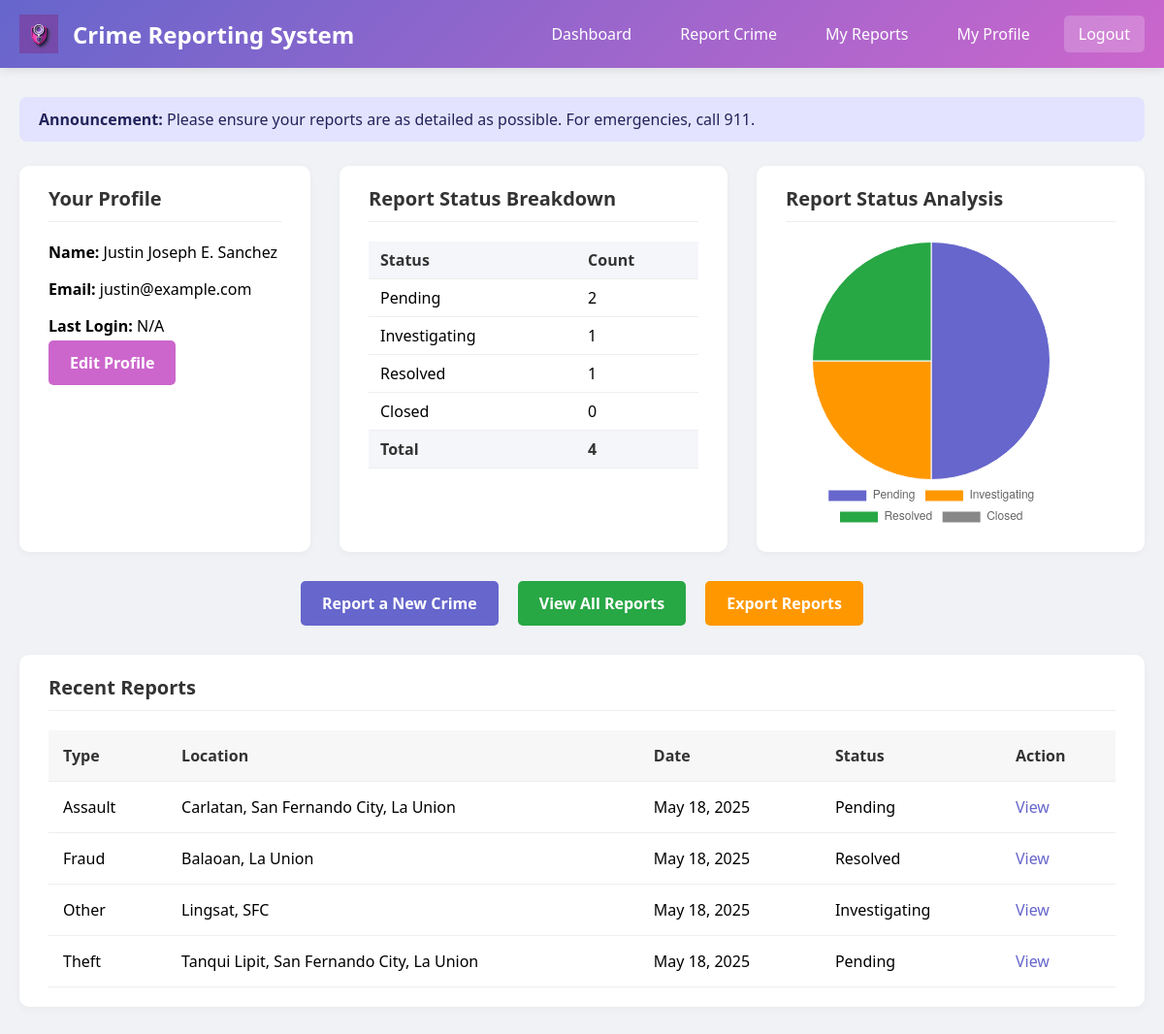
The app's page /dashboard.php (signed in) with its own data.
### tables this page shows
CREATE TABLE `users` (
  `id` int(11) NOT NULL AUTO_INCREMENT,
  `name` varchar(100) NOT NULL,
  `username` varchar(50) NOT NULL,
  `password` varchar(255) NOT NULL,
  `last_login` datetime DEFAULT NULL,
  `created_at` timestamp NULL DEFAULT current_timestamp(),
  PRIMARY KEY (`id`),
  UNIQUE KEY `username` (`username`)
);

CREATE TABLE `crime_reports` (
  `id` int(11) NOT NULL AUTO_INCREMENT,
  `user_id` int(11) NOT NULL,
  `type` varchar(50) NOT NULL,
  `location` varchar(255) NOT NULL,
  `incident_date` date NOT NULL,
  `incident_time` time DEFAULT NULL,
  `description` text NOT NULL,
  `witnesses` text DEFAULT NULL,
  `evidence_description` text DEFAULT NULL,
  `evidence_file_path` varchar(255) DEFAULT NULL,
  `status` enum('pending','investigating','resolved','closed') NOT NULL DEFAULT 'pending',
  `officer_assigned` int(11) DEFAULT NULL,
  `officer_notes` text DEFAULT NULL,
  `created_at` timestamp NULL DEFAULT current_timestamp(),
  `updated_at` timestamp NULL DEFAULT current_timestamp() ON UPDATE current_timestamp(),
  PRIMARY KEY (`id`),
  KEY `idx_crime_reports_user_id` (`user_id`),
  KEY `idx_crime_reports_status` (`status`),
  KEY `idx_crime_reports_date` (`incident_date`)
);

### dashboard.php (the view, shortened to what this page needs)
<?php
$host = 'localhost';
$user = 'root';
$pass = 'mary';
$dbname = 'crime3';
$conn = new mysqli($host, $user, $pass, $dbname);
$userId = $_SESSION['user_id'];
$userName = '';
$userEmail = '';
$lastLogin = '';
$stmt = $conn->prepare("SELECT name, username, last_login FROM users WHERE id = ?");
$stmt->bind_param("i", $userId);
$stmt->execute();
$stmt->bind_result($userName, $userEmail, $lastLogin);
$statusCounts = [
    'pending' => 0,
    'investigating' => 0,
    'resolved' => 0,
    'closed' => 0
];
$sqlStatus = "SELECT status, COUNT(*) as count FROM crime_reports WHERE user_id = ? GROUP BY status";
$stmt = $conn->prepare($sqlStatus);
$stmt->bind_param("i", $userId);
$stmt->execute();
$result = $stmt->get_result();
while ($row = $result->fetch_assoc()) {
    $statusCounts[$row['status']] = $row['count'];
}
$recentReports = [];
$sqlRecent = "SELECT id, type, location, status, created_at FROM crime_reports WHERE user_id = ? ORDER BY created_at DESC LIMIT 5";
$stmt = $conn->prepare($sqlRecent);
$stmt->bind_param("i", $userId);
$stmt->execute();
$result = $stmt->get_result();
while ($row = $result->fetch_object()) {
    $recentReports[] = $row;
}
$totalReports = array_sum($statusCounts);
?>
<!DOCTYPE html>
<html lang="en">
<head>
    <link rel="stylesheet" href="dashboard.css">
</head>
<body>
<div class="header">
    <div class="header-content">
        <div class="logo">
            <img src="crime-report-logo.png" alt="Crime Report Logo">
            <span class="site-title">Crime Reporting System</span>
        </div>
        <div class="nav-links">
            <a href="dashboard.php" class="active">Dashboard</a>
            <a href="report-crime.php">Report Crime</a>
            <a href="my-reports.php">My Reports</a>
            <a href="profile.php">My Profile</a>
            <a href="logout.php" class="logout-btn">Logout</a>
        </div>
    </div>
</div>
<div class="container">
    <div class="announcement">
        <strong>Announcement:</strong> Please ensure your reports are as detailed as possible. For emergencies, call 911.
    </div>
    <div class="dashboard-flex">
        <div class="profile-summary">
            <h3>Your Profile</h3>
            <p><strong>Name:</strong> <?php echo htmlspecialchars($userName); ?></p>
            <p><strong>Email:</strong> <?php echo htmlspecialchars($userEmail); ?></p>
            <p><strong>Last Login:</strong> <?php echo $lastLogin ? htmlspecialchars(date('M d, Y H:i', strtotime($lastLogin))) : 'N/A'; ?></p>
            <a href="profile.php" class="quick-link-btn" style="background:#cc66cc;">Edit Profile</a>
        </div>
        <div class="status-breakdown">
            <h3>Report Status Breakdown</h3>
            <table class="status-table">
                <tr>
                    <th>Status</th>
                    <th>Count</th>
                </tr>
                <tr>
                    <td>Pending</td>
                    <td><?php echo $statusCounts['pending']; ?></td>
                </tr>
                <tr>
                    <td>Investigating</td>
                    <td><?php echo $statusCounts['investigating']; ?></td>
                </tr>
                <tr>
                    <td>Resolved</td>
                    <td><?php echo $statusCounts['resolved']; ?></td>
                </tr>
                <tr>
                    <td>Closed</td>
                    <td><?php echo $statusCounts['closed']; ?></td>
                </tr>
                <tr>
                    <th>Total</th>
                    <th><?php echo $totalReports; ?></th>
                </tr>
            </table>
        </div>
        <div class="analysis-chart" style="background:#fff; border-radius:10px; box-shadow:0 2px 8px rgba(0,0,0,0.04); padding:20px 30px; flex:1; min-width:250px; max-width:400px;">
            <h3>Report Status Analysis</h3>
            <canvas id="statusPieChart" width="300" height="300"></canvas>
        </div>
    </div>
    <div class="quick-links" style="display: flex; gap: 20px; flex-wrap: wrap; justify-content: center; margin: 30px 0;">
        <a href="report-crime.php" class="quick-link-btn">Report a New Crime</a>
        <a href="my-reports.php" class="quick-link-btn" style="background:#28a745;">View All Reports</a>
        <a href="export-reports.php" class="quick-link-btn" style="background:#ff9800;">Export Reports</a>
    </div>
    <div class="activity-feed">
        <h3>Recent Reports</h3>
        <?php if (count($recentReports) > 0): ?>
            <table>
                <thead>
                    <tr>
                        <th>Type</th>
                        <th>Location</th>
                        <th>Date</th>
                        <th>Status</th>
                        <th>Action</th>
                    </tr>
                </thead>
                <tbody>
                <?php foreach ($recentReports as $report): ?>
                    <tr>
                        <td><?php echo htmlspecialchars($report->type); ?></td>
                        <td><?php echo htmlspecialchars($report->location); ?></td>
                        <td><?php echo date('M d, Y', strtotime($report->created_at)); ?></td>
                        <td><?php echo ucfirst($report->status); ?></td>
                        <td><a href="view-report.php?id=<?php echo $report->id; ?>" class="view-link">View</a></td>
                    </tr>
                <?php endforeach; ?>
                </tbody>
            </table>
        <?php else: ?>
            <div class="no-reports">No recent reports. <a href="report-crime.php" class="view-link">Submit your first report</a>.</div>
        <?php endif; ?>
    </div>
</div>
<script>
const ctx = document.getElementById('statusPieChart').getContext('2d');
const data = {
    labels: ['Pending', 'Investigating', 'Resolved', 'Closed'],
    datasets: [{
        data: [
            <?php echo $statusCounts['pending']; ?>,
            <?php echo $statusCounts['investigating']; ?>,
            <?php echo $statusCounts['resolved']; ?>,
            <?php echo $statusCounts['closed']; ?>
        ],
        backgroundColor: [
            '#6666cc',
            '#ff9800',
            '#28a745',
            '#888'
        ],
        borderWidth: 1
    }]
};
const config = {
    type: 'pie',
    data: data,
    options: {
        responsive: false,
        plugins: {
            legend: {
                position: 'bottom'
            }
        }
    }
};
new Chart(ctx, config);
</script>
</body>
</html>

### dashboard.css (style rules this page uses)
* { box-sizing: border-box; }
body { font-family: 'Segoe UI', sans-serif; margin: 0; padding: 0; background-color: #f0f2f5; }
.header { background: linear-gradient(135deg, #6666cc, #cc66cc); color: white; padding: 15px 0; box-shadow: 0 2px 10px rgba(0,0,0,0.1); }
.header-content { display: flex; justify-content: space-between; align-items: center; max-width: 1200px; margin: 0 auto; padding: 0 20px; }
.site-title { font-size: 24px; font-weight: 700; }
.nav-links { display: flex; gap: 20px; }
.nav-links a { color: white; text-decoration: none; padding: 8px 15px; border-radius: 5px; transition: background-color 0.3s; }
.logout-btn { background-color: rgba(255, 255, 255, 0.2); }
.container { max-width: 1200px; margin: 30px auto; padding: 0 20px; }
h3 { color: #333; font-size: 20px; margin-top: 0; margin-bottom: 20px; padding-bottom: 10px; border-bottom: 1px solid #eee; }
table { width: 100%; border-collapse: collapse; }
th, td { padding: 15px; text-align: left; border-bottom: 1px solid #eee; }
th { background-color: #f7f7f7; color: #333; font-weight: 600; }
.view-link { color: #6666cc; text-decoration: none; font-weight: 500; }
.quick-link-btn, .btn, .btn-primary, .btn-secondary { transition: transform 0.18s cubic-bezier(.4,2,.6,1), box-shadow 0.18s; }

### dashboard.php (style rules this page uses)
.dashboard-flex { display: flex; gap: 30px; flex-wrap: wrap; }
.profile-summary { background: #fff; border-radius: 10px; box-shadow: 0 2px 8px rgba(0,0,0,0.04); padding: 20px 30px; min-width: 250px; max-width: 300px; flex: 1; }
.profile-summary h3 { margin-top: 0; }
.status-breakdown { background: #fff; border-radius: 10px; box-shadow: 0 2px 8px rgba(0,0,0,0.04); padding: 20px 30px; min-width: 250px; max-width: 400px; flex: 2; }
.status-table { width: 100%; border-collapse: collapse; }
.status-table th, .status-table td { padding: 8px 12px; }
.status-table th { background: #f4f6fa; }
.activity-feed { background: #fff; border-radius: 10px; box-shadow: 0 2px 8px rgba(0,0,0,0.04); padding: 20px 30px; margin-top: 30px; }
.quick-links { margin: 30px 0; display: flex; gap: 20px; flex-wrap: wrap; justify-content: center; }
.quick-link-btn { background: #6666cc; color: #fff; padding: 12px 22px; border-radius: 5px; text-decoration: none; font-weight: 600; transition: background 0.2s; }
.announcement { background: #e3e3ff; color: #23235b; border-radius: 8px; padding: 12px 20px; margin-bottom: 25px; font-weight: 500; }
.logo { display: flex; align-items: center; gap: 15px; }
.logo img { height: 40px; width: auto; max-width: 150px; }
.analysis-chart { margin-top: 0; margin-bottom: 0; }
.container, .dashboard-flex > div, .activity-feed, .quick-links, .announcement { animation: fadeInUp 0.8s ease both; }
.dashboard-flex > div { animation-delay: 0.2s; }
.analysis-chart { animation-delay: 0.4s; }
.activity-feed { animation-delay: 0.6s; }
.quick-links { animation-delay: 0.8s; }

### records on screen
users: name "Justin Joseph E. Sanchez", username "justin@example.com"
crime_reports: type "Assault", location "Carlatan, San Fernando City, La Union", created_at "May 18, 2025", status "Pending"
crime_reports: type "Fraud", location "Balaoan, La Union", created_at "May 18, 2025", status "Resolved"
crime_reports: type "Other", location "Lingsat, SFC", created_at "May 18, 2025", status "Investigating"
crime_reports: type "Theft", location "Tanqui Lipit, San Fernando City, La Union", created_at "May 18, 2025", status "Pending"

### other values on screen
$statusCounts['pending'] "2"
$statusCounts['investigating'] "1"
$statusCounts['resolved'] "1"
$statusCounts['closed'] "0"
$totalReports "4"
chart data {{ $statusCounts['pending'] }} 2
chart data {{ $statusCounts['investigating'] }} 1
chart data {{ $statusCounts['resolved'] }} 1
chart data {{ $statusCounts['closed'] }} 0
